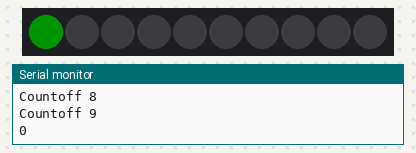
This sketch was run on a simulated Arduino Uno, built with avr-gcc and run on an emulated ATmega328P. On the bench: 10 RGB LEDs in strip order, left to right, the last lines printed to the serial monitor. Dim RGB values are drawn brighter than linear.

Above: at 1.1 s.
At 5.6 s:
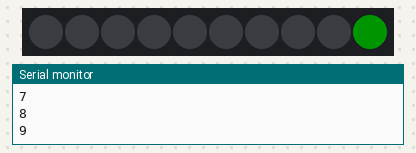
At 10.2 s:
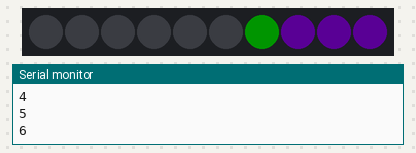
At 19.4 s:
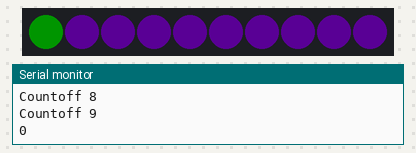
At 27.9 s:
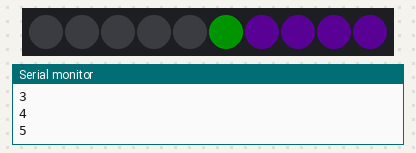
At 36.5 s:
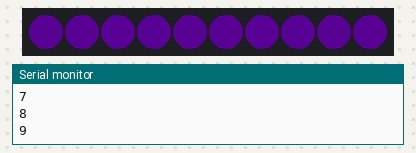

Measured:
- what the display in image 0 shows lasts 0.5 s, from 1.1 s to 1.6 s
- what the display in image 5 shows lasts 1.0 s, from 36.5 s to 37.5 s

The sketch:

onebyone.ino
```cpp
// NeoPixel test program showing use of the WHITE channel for RGBW
// pixels only (won't look correct on regular RGB NeoPixel strips).

#include <Adafruit_NeoPixel.h>
#ifdef __AVR__
 #include <avr/power.h> // Required for 16 MHz Adafruit Trinket
#endif

// Which pin on the Arduino is connected to the NeoPixels?
// On a Trinket or Gemma we suggest changing this to 1:
#define LED_PIN     1

// How many NeoPixels are attached to the Arduino?
#define LED_COUNT   10  // This is how many will be used
#define STRIPLENGTH 30  // This is how many exist. Seet this many to black, then update length.

// NeoPixel brightness, 0 (min) to 255 (max)
#define BRIGHTNESS 20 // Set BRIGHTNESS to about 1/5 (max = 255)

// Declare our NeoPixel strip object:
Adafruit_NeoPixel strip(STRIPLENGTH, LED_PIN, NEO_GRBW + NEO_KHZ800);
// Argument 1 = Number of pixels in NeoPixel strip
// Argument 2 = Arduino pin number (most are valid)
// Argument 3 = Pixel type flags, add together as needed:
//   NEO_KHZ800  800 KHz bitstream (most NeoPixel products w/WS2812 LEDs)
//   NEO_KHZ400  400 KHz (classic 'v1' (not v2) FLORA pixels, WS2811 drivers)
//   NEO_GRB     Pixels are wired for GRB bitstream (most NeoPixel products)
//   NEO_RGB     Pixels are wired for RGB bitstream (v1 FLORA pixels, not v2)
//   NEO_RGBW    Pixels are wired for RGBW bitstream (NeoPixel RGBW products)

void setup() {
  // These lines are specifically to support the Adafruit Trinket 5V 16 MHz.
  // Any other board, you can remove this part (but no harm leaving it):
#if defined(__AVR_ATtiny85__) && (F_CPU == 16000000)
  clock_prescale_set(clock_div_1);
#endif
  // END of Trinket-specific code.
  Serial.begin(9600);
  strip.begin();           // INITIALIZE NeoPixel strip object (REQUIRED)
  strip.show();            // Turn OFF all pixels ASAP
  strip.setBrightness(BRIGHTNESS);
  strip.updateLength(LED_COUNT);
}

void loop() {
  delay(500);
  Serial.println("Start now");
  for (int j=0; j<10; j++) {
     Serial.print("Countoff ");
     Serial.println(j);
     }
  delay(500);
  for (int i=0; i<LED_COUNT; i++) {
    Serial.println(i);
    strip.setPixelColor(i, 0x00ff00);
    strip.show();
    delay(500);
    strip.setPixelColor(i, 0);
  }
    strip.fill(0x9900ff);
    strip.show();
}
```
